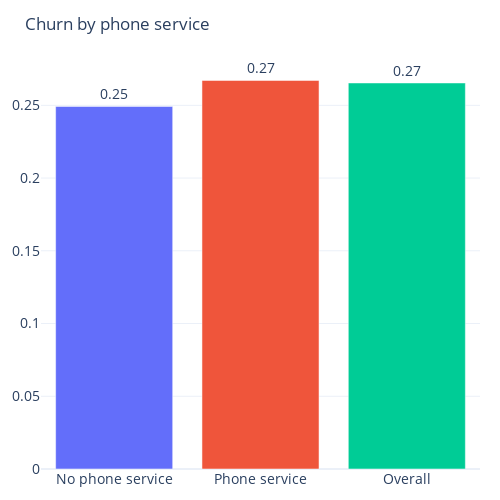
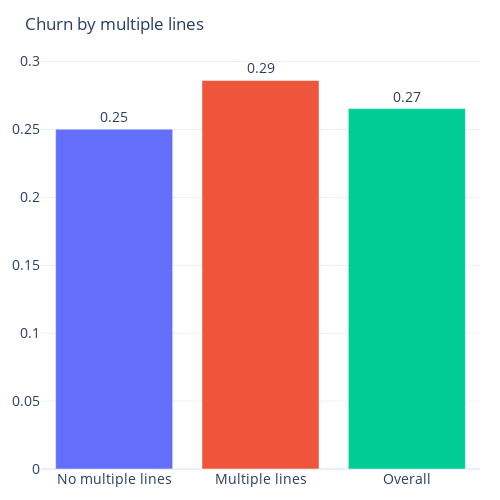
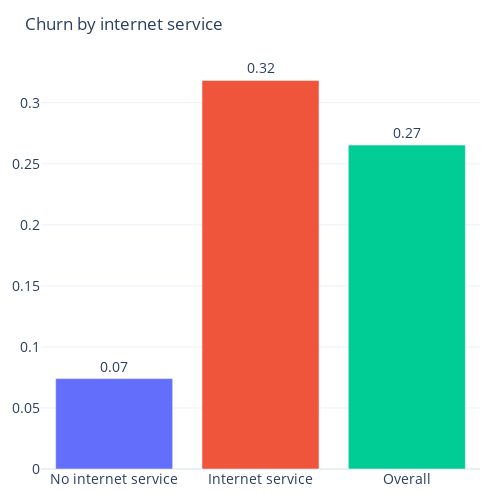
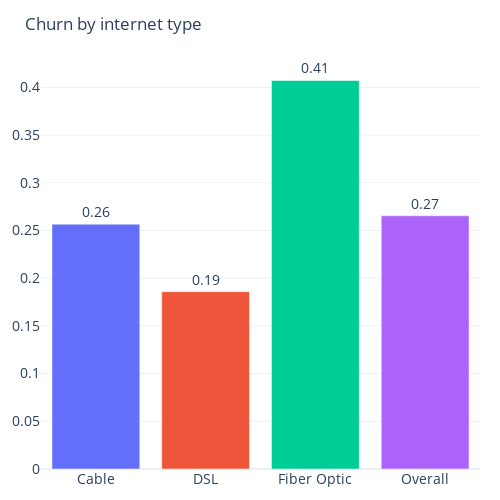

Here is the notebook cell these charts were saved with, in order:
### Code cell
for service in services_list:
    out = ak.inspect_mean(df, group=service, target='churn_label')
    display(ak.plot.fmt_bar(out, display_pct=False, title=f"Customer churn by {service.replace('_', ' ')}"))

### Figure 1 — Plotly figure (JSON) as saved in the notebook; plotly's stock layout.template omitted (floating-point values rounded to 4 significant figures)
{"data": [{"alignmentgroup": "True", "cliponaxis": false, "hovertemplate": "phone_service=%{x}<br>churn_label=%{y}<br>text=%{text}<extra></extra>", "legendgroup": "No phone service", "marker": {"color": "#636efa", "pattern": {"shape": ""}}, "name": "No phone service", "offsetgroup": "No phone service", "orientation": "v", "showlegend": true, "text": ["0.25"], "textangle": 0, "textfont": {"size": 14}, "textposition": "outside", "type": "bar", "x": ["No phone service"], "xaxis": "x", "y": [0.2493], "yaxis": "y"}, {"alignmentgroup": "True", "cliponaxis": false, "hovertemplate": "phone_service=%{x}<br>churn_label=%{y}<br>text=%{text}<extra></extra>", "legendgroup": "Phone service", "marker": {"color": "#EF553B", "pattern": {"shape": ""}}, "name": "Phone service", "offsetgroup": "Phone service", "orientation": "v", "showlegend": true, "text": ["0.27"], "textangle": 0, "textfont": {"size": 14}, "textposition": "outside", "type": "bar", "x": ["Phone service"], "xaxis": "x", "y": [0.2671], "yaxis": "y"}, {"alignmentgroup": "True", "cliponaxis": false, "hovertemplate": "phone_service=%{x}<br>churn_label=%{y}<br>text=%{text}<extra></extra>", "legendgroup": "Overall", "marker": {"color": "#00cc96", "pattern": {"shape": ""}}, "name": "Overall", "offsetgroup": "Overall", "orientation": "v", "showlegend": true, "text": ["0.27"], "textangle": 0, "textfont": {"size": 14}, "textposition": "outside", "type": "bar", "x": ["Overall"], "xaxis": "x", "y": [0.2654], "yaxis": "y"}], "layout": {"barmode": "relative", "height": 500, "legend": {"title": {"text": "phone_service"}, "tracegroupgap": 0}, "margin": {"b": 20, "l": 20, "pad": 0, "r": 20, "t": 60}, "showlegend": false, "title": {"text": "Churn by phone service"}, "width": 500, "xaxis": {"anchor": "y", "categoryarray": ["No phone service", "Phone service", "Overall"], "categoryorder": "array", "domain": [0, 1], "tickfont": {"size": 14}, "title": {}}, "yaxis": {"anchor": "x", "domain": [0, 1], "tickfont": {"size": 14}, "title": {}}}}

### Figure 2 — Plotly figure (JSON) as saved in the notebook; plotly's stock layout.template omitted (floating-point values rounded to 4 significant figures)
{"data": [{"alignmentgroup": "True", "cliponaxis": false, "hovertemplate": "multiple_lines=%{x}<br>churn_label=%{y}<br>text=%{text}<extra></extra>", "legendgroup": "No multiple lines", "marker": {"color": "#636efa", "pattern": {"shape": ""}}, "name": "No multiple lines", "offsetgroup": "No multiple lines", "orientation": "v", "showlegend": true, "text": ["0.25"], "textangle": 0, "textfont": {"size": 14}, "textposition": "outside", "type": "bar", "x": ["No multiple lines"], "xaxis": "x", "y": [0.2502], "yaxis": "y"}, {"alignmentgroup": "True", "cliponaxis": false, "hovertemplate": "multiple_lines=%{x}<br>churn_label=%{y}<br>text=%{text}<extra></extra>", "legendgroup": "Multiple lines", "marker": {"color": "#EF553B", "pattern": {"shape": ""}}, "name": "Multiple lines", "offsetgroup": "Multiple lines", "orientation": "v", "showlegend": true, "text": ["0.29"], "textangle": 0, "textfont": {"size": 14}, "textposition": "outside", "type": "bar", "x": ["Multiple lines"], "xaxis": "x", "y": [0.2861], "yaxis": "y"}, {"alignmentgroup": "True", "cliponaxis": false, "hovertemplate": "multiple_lines=%{x}<br>churn_label=%{y}<br>text=%{text}<extra></extra>", "legendgroup": "Overall", "marker": {"color": "#00cc96", "pattern": {"shape": ""}}, "name": "Overall", "offsetgroup": "Overall", "orientation": "v", "showlegend": true, "text": ["0.27"], "textangle": 0, "textfont": {"size": 14}, "textposition": "outside", "type": "bar", "x": ["Overall"], "xaxis": "x", "y": [0.2654], "yaxis": "y"}], "layout": {"barmode": "relative", "height": 500, "legend": {"title": {"text": "multiple_lines"}, "tracegroupgap": 0}, "margin": {"b": 20, "l": 20, "pad": 0, "r": 20, "t": 60}, "showlegend": false, "title": {"text": "Churn by multiple lines"}, "width": 500, "xaxis": {"anchor": "y", "categoryarray": ["No multiple lines", "Multiple lines", "Overall"], "categoryorder": "array", "domain": [0, 1], "tickfont": {"size": 14}, "title": {}}, "yaxis": {"anchor": "x", "domain": [0, 1], "tickfont": {"size": 14}, "title": {}}}}

### Figure 3 — Plotly figure (JSON) as saved in the notebook; plotly's stock layout.template omitted (floating-point values rounded to 4 significant figures)
{"data": [{"alignmentgroup": "True", "cliponaxis": false, "hovertemplate": "internet_service=%{x}<br>churn_label=%{y}<br>text=%{text}<extra></extra>", "legendgroup": "No internet service", "marker": {"color": "#636efa", "pattern": {"shape": ""}}, "name": "No internet service", "offsetgroup": "No internet service", "orientation": "v", "showlegend": true, "text": ["0.07"], "textangle": 0, "textfont": {"size": 14}, "textposition": "outside", "type": "bar", "x": ["No internet service"], "xaxis": "x", "y": [0.07405], "yaxis": "y"}, {"alignmentgroup": "True", "cliponaxis": false, "hovertemplate": "internet_service=%{x}<br>churn_label=%{y}<br>text=%{text}<extra></extra>", "legendgroup": "Internet service", "marker": {"color": "#EF553B", "pattern": {"shape": ""}}, "name": "Internet service", "offsetgroup": "Internet service", "orientation": "v", "showlegend": true, "text": ["0.32"], "textangle": 0, "textfont": {"size": 14}, "textposition": "outside", "type": "bar", "x": ["Internet service"], "xaxis": "x", "y": [0.3183], "yaxis": "y"}, {"alignmentgroup": "True", "cliponaxis": false, "hovertemplate": "internet_service=%{x}<br>churn_label=%{y}<br>text=%{text}<extra></extra>", "legendgroup": "Overall", "marker": {"color": "#00cc96", "pattern": {"shape": ""}}, "name": "Overall", "offsetgroup": "Overall", "orientation": "v", "showlegend": true, "text": ["0.27"], "textangle": 0, "textfont": {"size": 14}, "textposition": "outside", "type": "bar", "x": ["Overall"], "xaxis": "x", "y": [0.2654], "yaxis": "y"}], "layout": {"barmode": "relative", "height": 500, "legend": {"title": {"text": "internet_service"}, "tracegroupgap": 0}, "margin": {"b": 20, "l": 20, "pad": 0, "r": 20, "t": 60}, "showlegend": false, "title": {"text": "Churn by internet service"}, "width": 500, "xaxis": {"anchor": "y", "categoryarray": ["No internet service", "Internet service", "Overall"], "categoryorder": "array", "domain": [0, 1], "tickfont": {"size": 14}, "title": {}}, "yaxis": {"anchor": "x", "domain": [0, 1], "tickfont": {"size": 14}, "title": {}}}}

### Figure 4 — Plotly figure (JSON) as saved in the notebook; plotly's stock layout.template omitted (floating-point values rounded to 4 significant figures)
{"data": [{"alignmentgroup": "True", "cliponaxis": false, "hovertemplate": "internet_type=%{x}<br>churn_label=%{y}<br>text=%{text}<extra></extra>", "legendgroup": "Cable", "marker": {"color": "#636efa", "pattern": {"shape": ""}}, "name": "Cable", "offsetgroup": "Cable", "orientation": "v", "showlegend": true, "text": ["0.26"], "textangle": 0, "textfont": {"size": 14}, "textposition": "outside", "type": "bar", "x": ["Cable"], "xaxis": "x", "y": [0.2566], "yaxis": "y"}, {"alignmentgroup": "True", "cliponaxis": false, "hovertemplate": "internet_type=%{x}<br>churn_label=%{y}<br>text=%{text}<extra></extra>", "legendgroup": "DSL", "marker": {"color": "#EF553B", "pattern": {"shape": ""}}, "name": "DSL", "offsetgroup": "DSL", "orientation": "v", "showlegend": true, "text": ["0.19"], "textangle": 0, "textfont": {"size": 14}, "textposition": "outside", "type": "bar", "x": ["DSL"], "xaxis": "x", "y": [0.1858], "yaxis": "y"}, {"alignmentgroup": "True", "cliponaxis": false, "hovertemplate": "internet_type=%{x}<br>churn_label=%{y}<br>text=%{text}<extra></extra>", "legendgroup": "Fiber Optic", "marker": {"color": "#00cc96", "pattern": {"shape": ""}}, "name": "Fiber Optic", "offsetgroup": "Fiber Optic", "orientation": "v", "showlegend": true, "text": ["0.41"], "textangle": 0, "textfont": {"size": 14}, "textposition": "outside", "type": "bar", "x": ["Fiber Optic"], "xaxis": "x", "y": [0.4072], "yaxis": "y"}, {"alignmentgroup": "True", "cliponaxis": false, "hovertemplate": "internet_type=%{x}<br>churn_label=%{y}<br>text=%{text}<extra></extra>", "legendgroup": "Overall", "marker": {"color": "#ab63fa", "pattern": {"shape": ""}}, "name": "Overall", "offsetgroup": "Overall", "orientation": "v", "showlegend": true, "text": ["0.27"], "textangle": 0, "textfont": {"size": 14}, "textposition": "outside", "type": "bar", "x": ["Overall"], "xaxis": "x", "y": [0.2654], "yaxis": "y"}], "layout": {"barmode": "relative", "height": 500, "legend": {"title": {"text": "internet_type"}, "tracegroupgap": 0}, "margin": {"b": 20, "l": 20, "pad": 0, "r": 20, "t": 60}, "showlegend": false, "title": {"text": "Churn by internet type"}, "width": 500, "xaxis": {"anchor": "y", "categoryarray": ["Cable", "DSL", "Fiber Optic", "Overall"], "categoryorder": "array", "domain": [0, 1], "tickfont": {"size": 14}, "title": {}}, "yaxis": {"anchor": "x", "domain": [0, 1], "tickfont": {"size": 14}, "title": {}}}}
